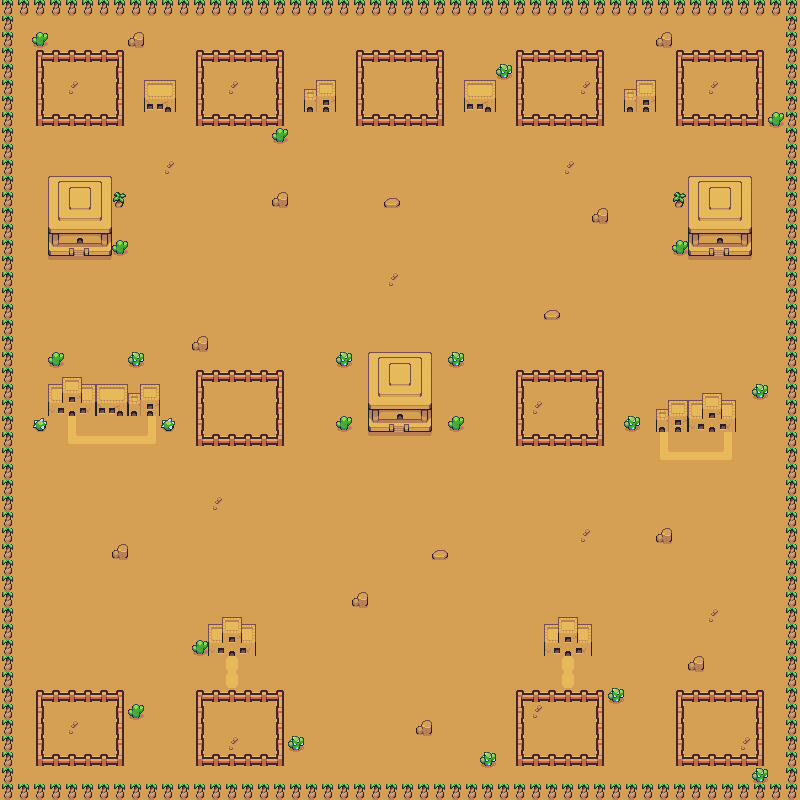

A level layout from a 2D game, rendered from its tile map. Below: a short description, then the map file with tile-grid data replaced by summaries:
An orthogonal 50x50 tile map with 16x16 px tiles, 2 tile layers (Tile Layer 1, House), 2 tilesets and 100 objects.

<map version="1.9" tiledversion="1.9.2" orientation="orthogonal" renderorder="right-down" width="50" height="50" tilewidth="16" tileheight="16" infinite="0" nextlayerid="4" nextobjectid="103">
 <tileset firstgid="1" source="Dessert.tsx" />
 <tileset firstgid="211" source="tilemap.tsx" />
 <layer id="1" name="Tile Layer 1" width="50" height="50">
  <data>[2500 cells, 2500 non-empty, 9 distinct tile ids]</data>
 </layer>
 <objectgroup id="2" name="House">
  <object id="1" x="-3.5835" y="-1.6669" width="17" height="286" />
  <object id="2" x="-1.75017" y="286.333" width="14.6667" height="506.667" />
  <object id="3" x="12.9165" y="781" width="788" height="17.3333" />
  <object id="4" x="780.916" y="-3.6669" width="18" height="790" />
  <object id="5" x="-1.75017" y="-0.333571" width="802.667" height="13.3333" />
  <object id="6" x="36.25" y="50.9167" width="10.5" height="76.5" />
  <object id="7" x="36.25" y="49.9167" width="89" height="14.5" />
  <object id="8" x="117.75" y="49.9167" width="10" height="76.5" />
  <object id="9" x="38.25" y="116.417" width="89.5" height="10.5" />
  <object id="10" x="191.583" y="50.25" width="10.5" height="76.5" />
  <object id="11" x="191.583" y="49.25" width="89" height="14.5" />
  <object id="12" x="273.083" y="49.25" width="10" height="76.5" />
  <object id="13" x="193.583" y="115.75" width="89.5" height="10.5" />
  <object id="14" x="355.583" y="50.25" width="10.5" height="76.5" />
  <object id="15" x="355.583" y="49.25" width="89" height="14.5" />
  <object id="16" x="437.083" y="49.25" width="10" height="76.5" />
  <object id="17" x="357.583" y="115.75" width="89.5" height="10.5" />
  <object id="18" x="516.917" y="50.25" width="10.5" height="76.5" />
  <object id="19" x="516.917" y="49.25" width="89" height="14.5" />
  <object id="20" x="598.417" y="49.25" width="10" height="76.5" />
  <object id="21" x="518.917" y="115.75" width="89.5" height="10.5" />
  <object id="22" x="674.917" y="49.5833" width="10.5" height="76.5" />
  <object id="23" x="674.917" y="48.5833" width="89" height="14.5" />
  <object id="24" x="756.417" y="48.5833" width="10" height="76.5" />
  <object id="25" x="676.917" y="115.083" width="89.5" height="10.5" />
  <object id="26" x="194.917" y="371.583" width="10.5" height="76.5" />
  <object id="27" x="194.917" y="370.583" width="89" height="14.5" />
  <object id="28" x="276.417" y="370.583" width="10" height="76.5" />
  <object id="29" x="196.917" y="437.083" width="89.5" height="10.5" />
  <object id="30" x="514.917" y="370.917" width="10.5" height="76.5" />
  <object id="31" x="514.917" y="369.917" width="89" height="14.5" />
  <object id="32" x="596.417" y="369.917" width="10" height="76.5" />
  <object id="33" x="516.917" y="436.417" width="89.5" height="10.5" />
  <object id="34" x="34.9167" y="689.583" width="10.5" height="76.5" />
  <object id="35" x="34.9167" y="688.583" width="89" height="14.5" />
  <object id="36" x="116.417" y="688.583" width="10" height="76.5" />
  <object id="37" x="36.9167" y="755.083" width="89.5" height="10.5" />
  <object id="38" x="193.583" y="690.917" width="10.5" height="76.5" />
  <object id="39" x="193.583" y="689.917" width="89" height="14.5" />
  <object id="40" x="275.083" y="689.917" width="10" height="76.5" />
  <object id="41" x="195.583" y="756.417" width="89.5" height="10.5" />
  <object id="42" x="516.25" y="690.25" width="10.5" height="76.5" />
  <object id="43" x="516.25" y="689.25" width="89" height="14.5" />
  <object id="44" x="597.75" y="689.25" width="10" height="76.5" />
  <object id="45" x="518.25" y="755.75" width="89.5" height="10.5" />
  <object id="46" x="674.25" y="690.917" width="10.5" height="76.5" />
  <object id="47" x="674.25" y="689.917" width="89" height="14.5" />
  <object id="48" x="755.75" y="689.917" width="10" height="76.5" />
  <object id="49" x="676.25" y="756.417" width="89.5" height="10.5" />
  <object id="51" x="144.667" y="80.6667" width="30" height="30.6667" />
  <object id="52" x="305" y="82.6667" width="30" height="30.6667" />
  <object id="53" x="464.333" y="80.6667" width="30" height="30.6667" />
  <object id="54" x="625.667" y="80" width="30" height="30.6667" />
  <object id="55" x="45" y="384" width="115.333" height="34.6667" />
  <object id="56" x="685" y="399.333" width="30" height="30.6667" />
  <object id="57" x="685" y="397.333" width="30" height="30.6667" />
  <object id="58" x="683.667" y="395.333" width="30" height="30.6667" />
  <object id="59" x="657" y="402.667" width="78.6667" height="30.6667" />
  <object id="60" x="209.333" y="624.667" width="46" height="30" />
  <object id="61" x="223.333" y="617.333" width="18.6667" height="6.66667" />
  <object id="63" x="543.333" y="617.333" width="48" height="38.6667" />
  <object id="64" x="32" y="32" width="16" height="15.3333" />
  <object id="65" x="130" y="33" width="16" height="15.3333" />
  <object id="66" x="111.333" y="192.333" width="16" height="15.3333" />
  <object id="67" x="111.333" y="237.667" width="16" height="15.3333" />
  <object id="68" x="272.667" y="127.667" width="16" height="15.3333" />
  <object id="69" x="272.667" y="193" width="16" height="15.3333" />
  <object id="70" x="384" y="193" width="16" height="15.3333" />
  <object id="71" x="592" y="208.333" width="16" height="15.3333" />
  <object id="72" x="670.667" y="193" width="16" height="15.3333" />
  <object id="73" x="672" y="239" width="16" height="15.3333" />
  <object id="74" x="766.667" y="113.667" width="16" height="15.3333" />
  <object id="75" x="656.667" y="33" width="16" height="15.3333" />
  <object id="76" x="496" y="64.3333" width="16" height="15.3333" />
  <object id="77" x="192.667" y="337" width="16" height="15.3333" />
  <object id="78" x="334.667" y="352.333" width="16" height="15.3333" />
  <object id="79" x="333.333" y="417" width="16" height="15.3333" />
  <object id="80" x="449.333" y="417" width="16" height="15.3333" />
  <object id="81" x="448.667" y="354.333" width="16" height="15.3333" />
  <object id="82" x="368" y="352.667" width="64" height="80" />
  <object id="83" x="128" y="355" width="16" height="15.3333" />
  <object id="84" x="44.6667" y="352.333" width="16" height="15.3333" />
  <object id="85" x="32.6667" y="418.333" width="16" height="15.3333" />
  <object id="86" x="160.667" y="416.333" width="16" height="15.3333" />
  <object id="87" x="112" y="544.333" width="16" height="15.3333" />
  <object id="88" x="191.333" y="640.333" width="16" height="15.3333" />
  <object id="89" x="352.667" y="589.667" width="16" height="15.3333" />
  <object id="90" x="428.667" y="547" width="16" height="15.3333" />
  <object id="91" x="660.667" y="529" width="16" height="15.3333" />
  <object id="92" x="691.333" y="660.333" width="16" height="15.3333" />
  <object id="93" x="612" y="689" width="16" height="15.3333" />
  <object id="94" x="482" y="749.667" width="16" height="15.3333" />
  <object id="95" x="420" y="719" width="16" height="15.3333" />
  <object id="96" x="288.667" y="734.333" width="16" height="15.3333" />
  <object id="97" x="130.667" y="703" width="16" height="15.3333" />
  <object id="98" x="756" y="768.333" width="16" height="15.3333" />
  <object id="99" x="624.667" y="419.667" width="16" height="15.3333" />
  <object id="100" x="756" y="385.667" width="16" height="15.3333" />
  <object id="101" x="48.6667" y="174.667" width="62.6667" height="80.6667" />
  <object id="102" x="688.667" y="176" width="63.3333" height="80.6667" />
 </objectgroup>
 <layer id="3" name="House" width="50" height="50">
  <data>[2500 cells, 601 non-empty, 61 distinct tile ids]</data>
 </layer>
</map>
